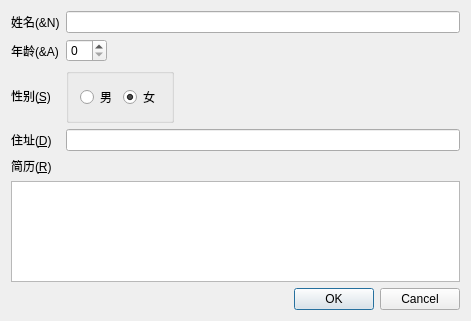
<?xml version="1.0" encoding="UTF-8"?>
<ui version="4.0">
 <class>Dialog</class>
 <widget class="QDialog" name="Dialog">
  <property name="geometry">
   <rect>
    <x>0</x>
    <y>0</y>
    <width>471</width>
    <height>321</height>
   </rect>
  </property>
  <property name="windowTitle">
   <string>Dialog</string>
  </property>
  <layout class="QGridLayout" name="gridLayout">
   <item row="0" column="0">
    <widget class="QLabel" name="label">
     <property name="text">
      <string>姓名(&amp;N)</string>
     </property>
    </widget>
   </item>
   <item row="0" column="1">
    <widget class="QLineEdit" name="lineEdit_2"/>
   </item>
   <item row="1" column="0">
    <widget class="QLabel" name="label_2">
     <property name="text">
      <string>年龄(&amp;A)</string>
     </property>
    </widget>
   </item>
   <item row="1" column="1">
    <layout class="QHBoxLayout" name="horizontalLayout_3">
     <item>
      <widget class="QSpinBox" name="spinBox"/>
     </item>
     <item>
      <spacer name="horizontalSpacer_2">
       <property name="orientation">
        <enum>Qt::Horizontal</enum>
       </property>
       <property name="sizeHint" stdset="0">
        <size>
         <width>40</width>
         <height>20</height>
        </size>
       </property>
      </spacer>
     </item>
    </layout>
   </item>
   <item row="2" column="0">
    <widget class="QLabel" name="label_3">
     <property name="text">
      <string>性别(&amp;S)</string>
     </property>
     <property name="buddy">
      <cstring>radioButton</cstring>
     </property>
    </widget>
   </item>
   <item row="2" column="1">
    <layout class="QHBoxLayout" name="horizontalLayout_2">
     <item>
      <widget class="QGroupBox" name="groupBox">
       <property name="title">
        <string/>
       </property>
       <layout class="QHBoxLayout" name="horizontalLayout">
        <item>
         <widget class="QRadioButton" name="radioButton">
          <property name="text">
           <string>男</string>
          </property>
         </widget>
        </item>
        <item>
         <widget class="QRadioButton" name="radioButton_2">
          <property name="text">
           <string>女</string>
          </property>
          <property name="checked">
           <bool>true</bool>
          </property>
         </widget>
        </item>
       </layout>
      </widget>
     </item>
     <item>
      <spacer name="horizontalSpacer">
       <property name="orientation">
        <enum>Qt::Horizontal</enum>
       </property>
       <property name="sizeHint" stdset="0">
        <size>
         <width>40</width>
         <height>20</height>
        </size>
       </property>
      </spacer>
     </item>
    </layout>
   </item>
   <item row="3" column="0">
    <widget class="QLabel" name="label_4">
     <property name="text">
      <string>住址(&amp;D)</string>
     </property>
     <property name="buddy">
      <cstring>lineEdit</cstring>
     </property>
    </widget>
   </item>
   <item row="3" column="1">
    <widget class="QLineEdit" name="lineEdit"/>
   </item>
   <item row="4" column="0">
    <widget class="QLabel" name="label_5">
     <property name="text">
      <string>简历(&amp;R)</string>
     </property>
     <property name="buddy">
      <cstring>textEdit</cstring>
     </property>
    </widget>
   </item>
   <item row="5" column="0" colspan="2">
    <widget class="QTextEdit" name="textEdit">
     <property name="html">
      <string>&lt;!DOCTYPE HTML PUBLIC &quot;-//W3C//DTD HTML 4.0//EN&quot; &quot;http://www.w3.org/TR/REC-html40/strict.dtd&quot;&gt;
&lt;html&gt;&lt;head&gt;&lt;meta name=&quot;qrichtext&quot; content=&quot;1&quot; /&gt;&lt;style type=&quot;text/css&quot;&gt;
p, li { white-space: pre-wrap; }
&lt;/style&gt;&lt;/head&gt;&lt;body style=&quot; font-family:'SimSun'; font-size:9pt; font-weight:400; font-style:normal;&quot;&gt;
&lt;p style=&quot;-qt-paragraph-type:empty; margin-top:0px; margin-bottom:0px; margin-left:0px; margin-right:0px; -qt-block-indent:0; text-indent:0px;&quot;&gt;&lt;br /&gt;&lt;/p&gt;&lt;/body&gt;&lt;/html&gt;</string>
     </property>
    </widget>
   </item>
   <item row="6" column="1">
    <widget class="QDialogButtonBox" name="buttonBox">
     <property name="standardButtons">
      <set>QDialogButtonBox::Cancel|QDialogButtonBox::Ok</set>
     </property>
    </widget>
   </item>
  </layout>
 </widget>
 <layoutdefault spacing="6" margin="11"/>
 <tabstops>
  <tabstop>textEdit</tabstop>
  <tabstop>spinBox</tabstop>
  <tabstop>radioButton</tabstop>
  <tabstop>radioButton_2</tabstop>
  <tabstop>lineEdit</tabstop>
  <tabstop>lineEdit_2</tabstop>
 </tabstops>
 <resources/>
 <connections/>
</ui>
